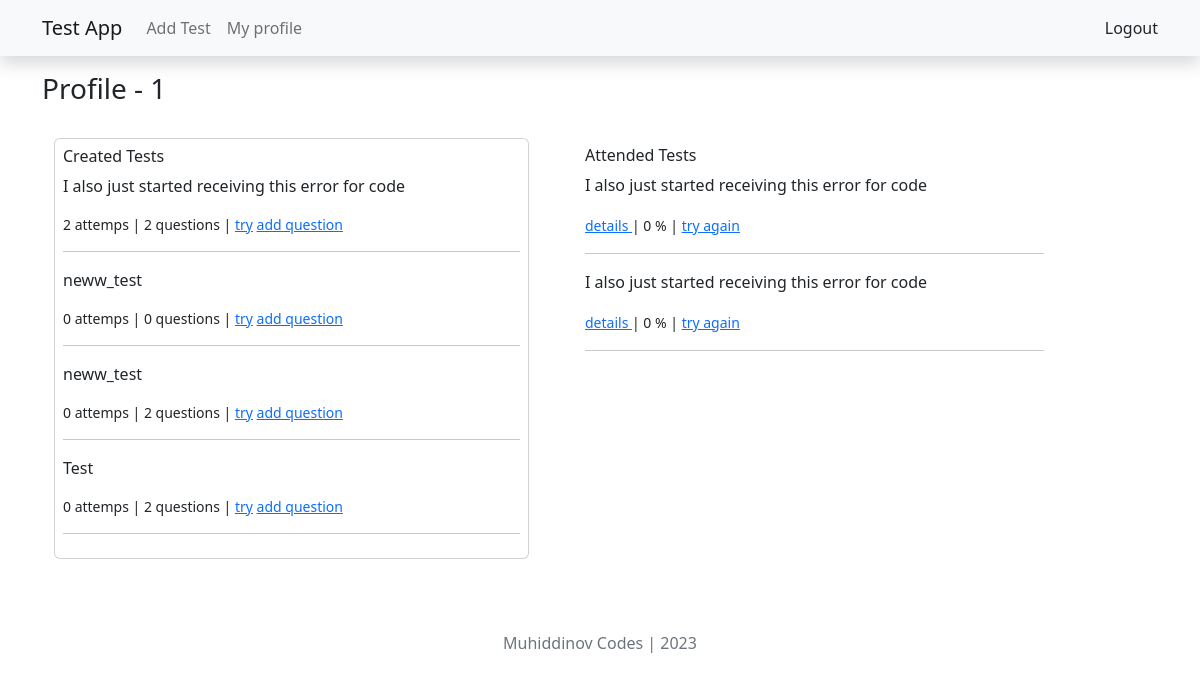
Before: /1/profile (signed in) with the older database file.
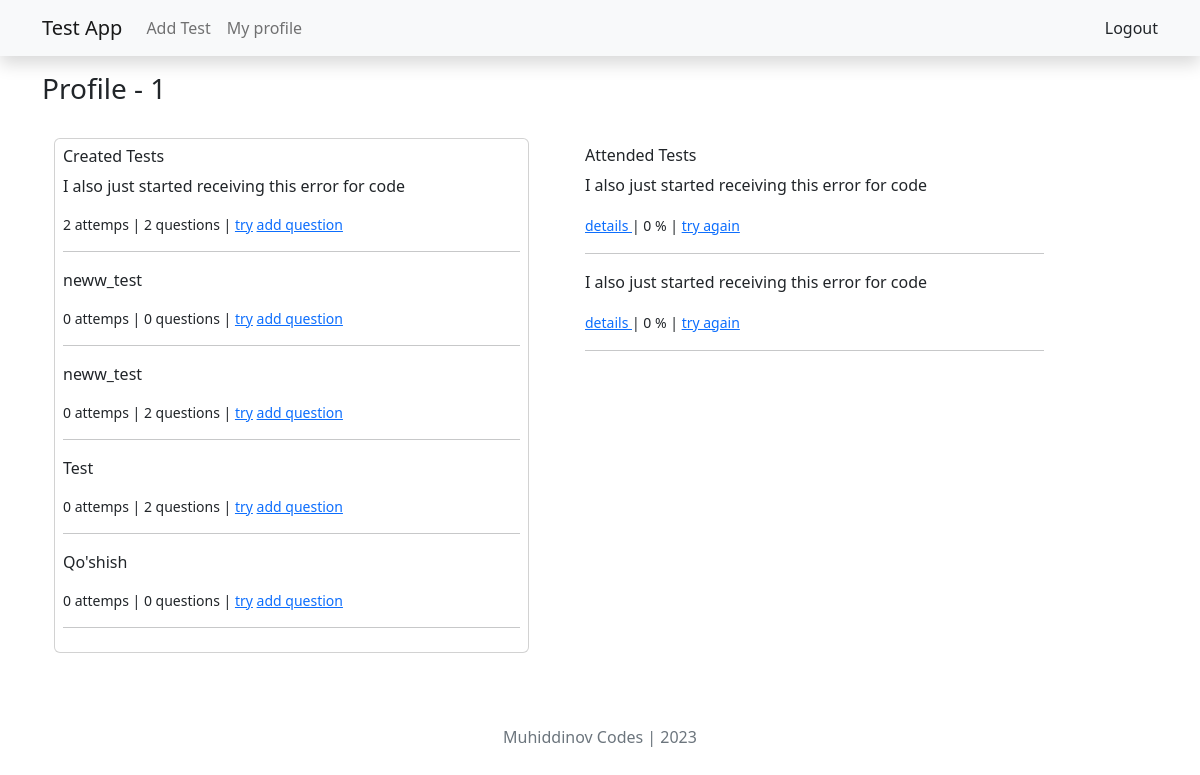
After: the same page with the newer database file.
### main/models.py (models this page shows, shortened)
class Test(models.Model):
    author=models.ForeignKey(User,on_delete=models.CASCADE)
    category=models.ForeignKey(Category,on_delete=models.CASCADE)
    title=models.CharField(max_length=200, null=True)
    maximum_attemps=models.PositiveBigIntegerField(null=True)
    start_date=models.DateTimeField(default=timezone.now, null=True)
    end_date=models.DateTimeField(default=(timezone.now()+timezone.timedelta(days=10)))
    pass_percentage=models.PositiveBigIntegerField(null=True)

class CheckTest(models.Model):
    student = models.ForeignKey(User, on_delete=models.CASCADE)
    test=models.ForeignKey(Test,on_delete=models.CASCADE)
    finded_questions = models.PositiveBigIntegerField(default=0, null=True)
    user_passed = models.BooleanField(default=False, null=True)
    percentage = models.PositiveBigIntegerField(default=0, null=True)

### main/user_views.py (the view)
# urls.py: path('<int:user_id>/profile', profile, name='profile')
@login_required(login_url='login')
def profile(request, user_id):
    user = get_object_or_404(User, id=user_id)
    return render(request, 'profile.html', {'user':user})

### templates/profile.html (shortened to what this page needs)
{% extends "base.html" %}
{% load crispy_forms_tags %}
{% block content %}
    <div class="content mt-3">
        <h3>Profile - {{user}}</h3>
        <div class="row">
            <div class="card p-2 col-5 m-4">
                <h6>Created Tests</h6>
                {% for i in user.test_set.all %}
                <p>{{i.title}}</p>
                <small class="d-inline">
                    {{i.checktest_set.all.count}} attemps |
                    {{i.question_set.all.count}} questions |
                    <a href="{% url 'ready_to_test' i.id %}">try</a>
                    {% if user == request.user %}
                    <a href="{% url 'new_question' i.id %}">add question</a>
                    {% endif %}
                </small>
                <hr>
                {% endfor %}
            </div>
            <div class="col-5 m-4 p-2">
                <h6>Attended Tests</h6>
                {% for i in user.checktest_set.all %}
                <p>{{i.test.title}}</p>
                <small class="d-inline">
                    <a href="{% url 'checktest' i.id %}">details  </a> | {{i.percentage}} % |
                    <a href="{% url 'ready_to_test' i.test.id %}">try again</a>
                </small>
                <hr>
                {% endfor %}
            </div>
        </div>
    </div>
{% endblock content %}

Changed rows visible on the page:
added Test: title "Qo'shish", checktest_set.all.count "0", question_set.all.count "0"
